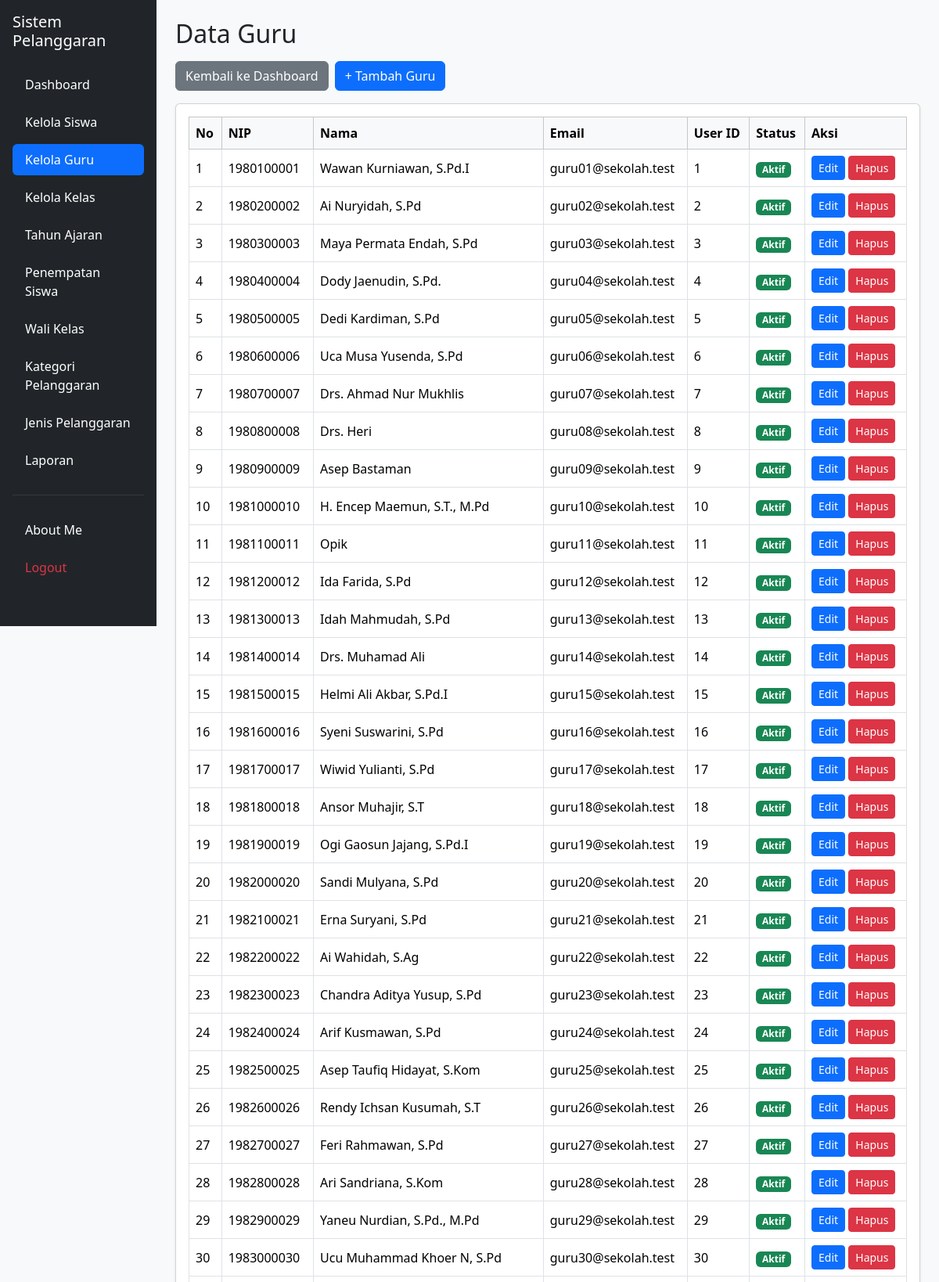
The app's page /guru.php (signed in, upper part) with its own data.
### tables this page shows
CREATE TABLE `t_guru` (
  `id` int(11) NOT NULL,
  `nip` varchar(30) NOT NULL,
  `nama` varchar(150) NOT NULL,
  `email` varchar(150) NOT NULL,
  `status_aktif` tinyint(1) NOT NULL,
  `user_id` int(11) NOT NULL,
  `created_at` timestamp NULL DEFAULT current_timestamp(),
  `update_at` timestamp NULL DEFAULT current_timestamp()
);

### guru.php (the view, shortened to what this page needs)
<?php
include "config/koneksi.php";
$query = "SELECT * FROM t_guru ORDER BY id ASC";
$result = mysqli_query($koneksi, $query);
?>
<!DOCTYPE html>
<html lang="id">
<head>
    <link href="https://cdn.jsdelivr.net/npm/bootstrap@5.3.8/dist/css/bootstrap.min.css"
          rel="stylesheet">
    <link href="https://cdn.datatables.net/2.3.4/css/dataTables.bootstrap5.min.css"
          rel="stylesheet">
</head>
<body class="bg-light">
<div class="container-fluid">
    <div class="row">
        <aside class="col-md-3 col-lg-2 bg-dark vh-100 p-3 position-fixed top-0 start-0 overflow-auto">
            <h5 class="text-white mb-4">
                Sistem Pelanggaran
            </h5>
            <nav class="nav nav-pills flex-column gap-2">
                <a href="dashboard.php" class="nav-link text-white">
                    Dashboard
                </a>
                <a href="siswa.php" class="nav-link text-white">
                    Kelola Siswa
                </a>
                <a href="guru.php" class="nav-link active">
                    Kelola Guru
                </a>
                <a href="kelas.php" class="nav-link text-white">
                    Kelola Kelas
                </a>
                <a href="tahun_ajaran.php" class="nav-link text-white">
                    Tahun Ajaran
                </a>
                <a href="penempatan_siswa.php" class="nav-link text-white">
                    Penempatan Siswa
                </a>
                <a href="wali_kelas.php" class="nav-link text-white">
                    Wali Kelas
                </a>
                <a href="kategori_pelanggaran.php" class="nav-link text-white">
                    Kategori Pelanggaran
                </a>
                <a href="jenis_pelanggaran.php" class="nav-link text-white">
                    Jenis Pelanggaran
                </a>
                <a href="laporan.php" class="nav-link text-white">
                    Laporan
                </a>
                <hr class="text-secondary">
                <a href="about_me.php" class="nav-link text-white">
                    About Me
                </a>
                <a href="logout.php"
                   class="nav-link text-danger"
                   onclick="return confirm('Yakin ingin logout?')">
                    Logout
                </a>
            </nav>
        </aside>
        <main class="col-md-9 col-lg-10 offset-md-3 offset-lg-2 p-4">
            <h2 class="mb-3">
                Data Guru
            </h2>
            <div class="d-flex flex-wrap gap-2 mb-3">
                <a href="dashboard.php" class="btn btn-secondary">
                    Kembali ke Dashboard
                </a>
                <a href="tambah_guru.php" class="btn btn-primary">
                    + Tambah Guru
                </a>
            </div>
            <div class="card shadow-sm">
                <div class="card-body">
                    <div class="table-responsive">
                        <table id="tabelGuru"
                               class="table table-bordered table-hover align-middle">
                            <thead class="table-light">
                                <tr>
                                    <th>No</th>
                                    <th>NIP</th>
                                    <th>Nama</th>
                                    <th>Email</th>
                                    <th>User ID</th>
                                    <th>Status</th>
                                    <th>Aksi</th>
                                </tr>
                            </thead>
                            <tbody>
                            <?php
                            $no = 1;
                            while ($data = mysqli_fetch_assoc($result)) {
                            ?>
                                <tr>
                                    <td>
                                        <?= $no++; ?>
                                    </td>
                                    <td>
                                        <?= htmlspecialchars($data['nip'] ?? '-'); ?>
                                    </td>
                                    <td>
                                        <?= htmlspecialchars($data['nama'] ?? '-'); ?>
                                    </td>
                                    <td>
                                        <?= htmlspecialchars($data['email'] ?? '-'); ?>
                                    </td>
                                    <td>
                                        <?= htmlspecialchars($data['user_id'] ?? '-'); ?>
                                    </td>
                                    <td>
                                        <?php if (($data['status_aktif'] ?? 0) == 1) { ?>
                                            <span class="badge bg-success">
                                                Aktif
                                            </span>
                                        <?php } else { ?>
                                            <span class="badge bg-danger">
                                                Tidak Aktif
                                            </span>
                                        <?php } ?>
                                    </td>
                                    <td class="text-nowrap">
                                        <a href="edit_guru.php?id=<?= (int)$data['id']; ?>"
                                           class="btn btn-primary btn-sm">
                                            Edit
                                        </a>
                                        <a href="hapus_guru.php?id=<?= (int)$data['id']; ?>"
                                           class="btn btn-danger btn-sm"
                                           onclick="return confirm('Yakin ingin menghapus data guru ini?')">
                                            Hapus
                                        </a>
                                    </td>
                                </tr>
                            <?php } ?>
                            </tbody>
                        </table>
                    </div>
                </div>
            </div>
        </main>
    </div>
</div>
</body>
</html>

### records on screen
t_guru: nip "1980100001", nama "Wawan Kurniawan, S.Pd.I", email "guru01@sekolah.test", user "1", status_aktif "Aktif"
t_guru: nip "1980200002", nama "Ai Nuryidah, S.Pd", email "guru02@sekolah.test", user "2", status_aktif "Aktif"
t_guru: nip "1980300003", nama "Maya Permata Endah, S.Pd", email "guru03@sekolah.test", user "3", status_aktif "Aktif"
t_guru: nip "1980400004", nama "Dody Jaenudin, S.Pd.", email "guru04@sekolah.test", user "4", status_aktif "Aktif"
t_guru: nip "1980500005", nama "Dedi Kardiman, S.Pd", email "guru05@sekolah.test", user "5", status_aktif "Aktif"
t_guru: nip "1980600006", nama "Uca Musa Yusenda, S.Pd", email "guru06@sekolah.test", user "6", status_aktif "Aktif"
t_guru: nip "1980700007", nama "Drs. Ahmad Nur Mukhlis", email "guru07@sekolah.test", user "7", status_aktif "Aktif"
t_guru: nip "1980800008", nama "Drs. Heri", email "guru08@sekolah.test", user "8", status_aktif "Aktif"
t_guru: nip "1980900009", nama "Asep Bastaman", email "guru09@sekolah.test", user "9", status_aktif "Aktif"
t_guru: nip "1981000010", nama "H. Encep Maemun, S.T., M.Pd", email "guru10@sekolah.test", user "10", status_aktif "Aktif"
t_guru: nip "1981100011", nama "Opik", email "guru11@sekolah.test", user "11", status_aktif "Aktif"
t_guru: nip "1981200012", nama "Ida Farida, S.Pd", email "guru12@sekolah.test", user "12", status_aktif "Aktif"
t_guru: nip "1981300013", nama "Idah Mahmudah, S.Pd", email "guru13@sekolah.test", user "13", status_aktif "Aktif"
t_guru: nip "1981400014", nama "Drs. Muhamad Ali", email "guru14@sekolah.test", user "14", status_aktif "Aktif"
t_guru: nip "1981500015", nama "Helmi Ali Akbar, S.Pd.I", email "guru15@sekolah.test", user "15", status_aktif "Aktif"
t_guru: nip "1981600016", nama "Syeni Suswarini, S.Pd", email "guru16@sekolah.test", user "16", status_aktif "Aktif"
t_guru: nip "1981700017", nama "Wiwid Yulianti, S.Pd", email "guru17@sekolah.test", user "17", status_aktif "Aktif"
t_guru: nip "1981800018", nama "Ansor Muhajir, S.T", email "guru18@sekolah.test", user "18", status_aktif "Aktif"
t_guru: nip "1981900019", nama "Ogi Gaosun Jajang, S.Pd.I", email "guru19@sekolah.test", user "19", status_aktif "Aktif"
t_guru: nip "1982000020", nama "Sandi Mulyana, S.Pd", email "guru20@sekolah.test", user "20", status_aktif "Aktif"
t_guru: nip "1982100021", nama "Erna Suryani, S.Pd", email "guru21@sekolah.test", user "21", status_aktif "Aktif"
t_guru: nip "1982200022", nama "Ai Wahidah, S.Ag", email "guru22@sekolah.test", user "22", status_aktif "Aktif"
t_guru: nip "1982300023", nama "Chandra Aditya Yusup, S.Pd", email "guru23@sekolah.test", user "23", status_aktif "Aktif"
t_guru: nip "1982400024", nama "Arif Kusmawan, S.Pd", email "guru24@sekolah.test", user "24", status_aktif "Aktif"
t_guru: nip "1982500025", nama "Asep Taufiq Hidayat, S.Kom", email "guru25@sekolah.test", user "25", status_aktif "Aktif"
t_guru: nip "1982600026", nama "Rendy Ichsan Kusumah, S.T", email "guru26@sekolah.test", user "26", status_aktif "Aktif"
t_guru: nip "1982700027", nama "Feri Rahmawan, S.Pd", email "guru27@sekolah.test", user "27", status_aktif "Aktif"
t_guru: nip "1982800028", nama "Ari Sandriana, S.Kom", email "guru28@sekolah.test", user "28", status_aktif "Aktif"
t_guru: nip "1982900029", nama "Yaneu Nurdian, S.Pd., M.Pd", email "guru29@sekolah.test", user "29", status_aktif "Aktif"
t_guru: nip "1983000030", nama "Ucu Muhammad Khoer N, S.Pd", email "guru30@sekolah.test", user "30", status_aktif "Aktif"
